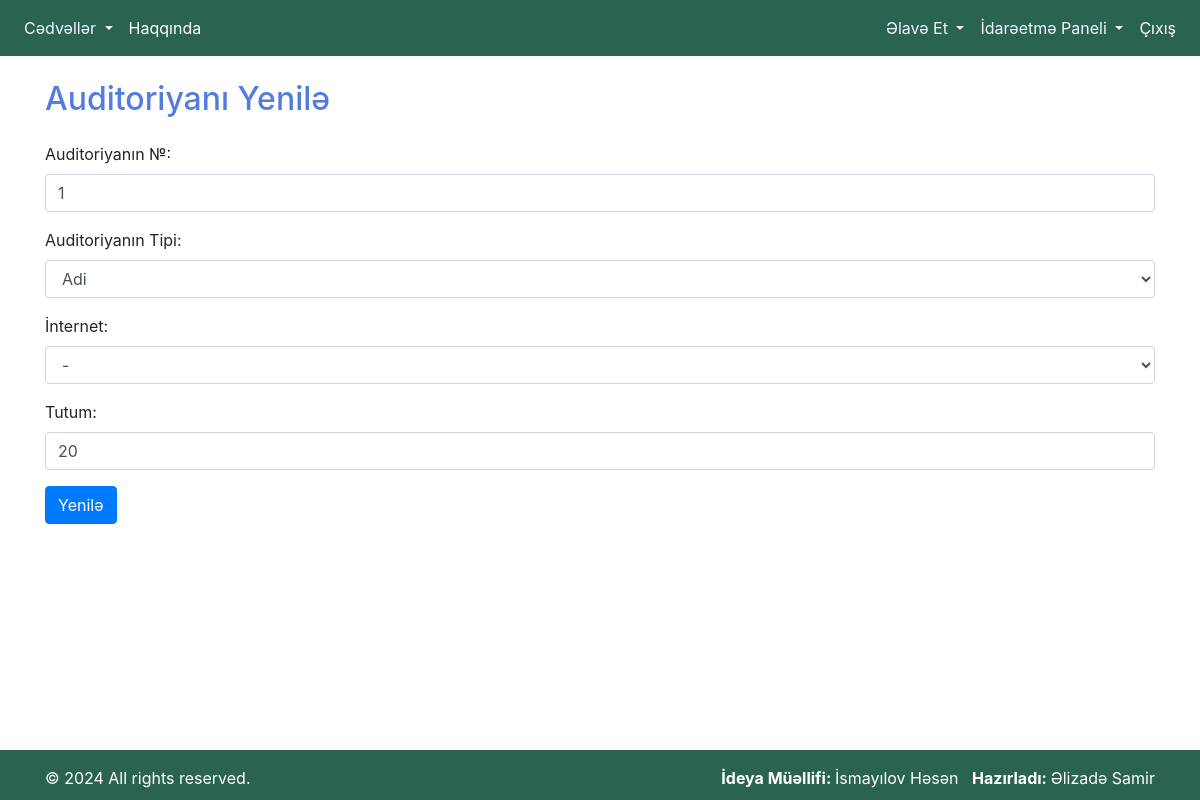
/update-classroom/1/ (signed in), run on the app's committed database.
### lesson_calendar/models.py (models this page shows, shortened)
class Classroom(models.Model):
    id = models.IntegerField(primary_key=True)
    class_number = models.IntegerField()
    CLASSROOM_TYPES = (
        ('adi', 'Adi'),
        ('hibrid', 'Hibrid'),
        ('laboratoriya', 'Laboratoriya'),
    )
    is_simple_classroom = models.CharField(max_length=20, choices=CLASSROOM_TYPES, default='adi')
    CLASSROOM_NETWORK_TYPES = (
        ('-', '-'),
        ('wifi', 'Wifi'),
    )
    classroom_network_types = models.CharField(max_length=10, choices=CLASSROOM_NETWORK_TYPES, null=True)
    class_capacity = models.IntegerField(default=20)

### lesson_calendar/views.py (the view, shortened to what this page needs)
# urls.py: path("update-classroom/<int:pk>/", login_required(update_classroom), name="update_classroom"),
def update_classroom(request, pk):
    classroom = Classroom.objects.get(pk=pk)
    form = ClassroomForm(instance=classroom)
    context = {
        'form': form,
    }
    return render(request, 'update_classroom.html', context)

### lesson_calendar/forms.py
class ClassroomForm(forms.ModelForm):
    class Meta:
        model = Classroom
        fields = ['class_number', 'is_simple_classroom', 'classroom_network_types', 'class_capacity']
        labels = {
            'class_number': 'Auditoriyanın №',
            'is_simple_classroom': 'Auditoriyanın Tipi',
            'classroom_network_types': 'İnternet',
            'class_capacity': 'Tutum',
        }
        widgets = {
            'class_number': forms.TextInput(attrs={'class': 'form-control'}),
            'is_simple_classroom': forms.Select(attrs={'class': 'form-control'}),
            'classroom_network_types': forms.Select(attrs={'class': 'form-control'}),
            'class_capacity': forms.TextInput(attrs={'class': 'form-control'}),
        }

### templates/update_classroom.html (shortened to what this page needs)
{% extends 'index.html' %}
{% block content %}
<div class="container mt-4">
<h2 class="mb-4" style="color: rgb(82, 124, 222);">Auditoriyanı Yenilə</h2>
<form method="post">
    {{ form.as_p }}
    <button type="submit" class="btn btn-primary">Yenilə</button>
</form>
</div>
{% endblock %}

### data on the page
Classroom: class_number "1", is_simple_classroom "Adi", classroom_network_types "-", class_capacity "20"
